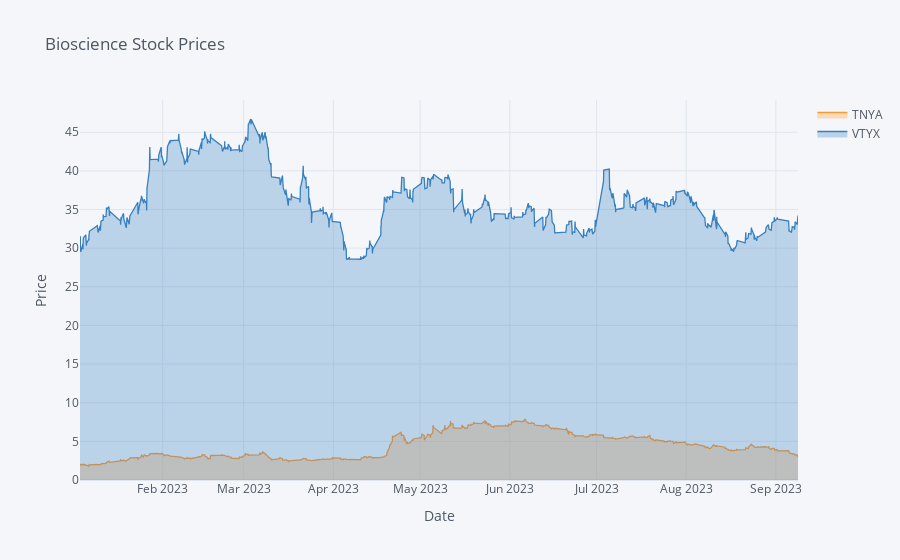

Notebook code cell kept with this figure:
### Code cell
# iplot
nasdaq_bio.loc["2023":, "Close"].iplot(fill=True, xTitle="Date", yTitle="Price", title="Bioscience Stock Prices")

### Figure 1 — Plotly figure (JSON) as saved in the notebook; plotly's stock layout.template omitted (floating-point values rounded to 4 significant figures; data arrays with more than 128 entries replaced by an {"elided": "..."} marker saying what was removed)
{"data": [{"fill": "tozeroy", "fillcolor": "rgba(255, 153, 51, 0.3)", "line": {"color": "rgba(255, 153, 51, 1.0)", "dash": "solid", "shape": "linear", "width": 1.3}, "mode": "lines", "name": "TNYA", "text": "", "type": "scatter", "x": {"elided": "1200 str values"}, "y": {"elided": "1200 float values"}}, {"fill": "tozeroy", "fillcolor": "rgba(55, 128, 191, 0.3)", "line": {"color": "rgba(55, 128, 191, 1.0)", "dash": "solid", "shape": "linear", "width": 1.3}, "mode": "lines", "name": "VTYX", "text": "", "type": "scatter", "x": {"elided": "1200 str values"}, "y": {"elided": "1200 float values"}}], "layout": {"legend": {"bgcolor": "#F5F6F9", "font": {"color": "#4D5663"}}, "paper_bgcolor": "#F5F6F9", "plot_bgcolor": "#F5F6F9", "title": {"font": {"color": "#4D5663"}, "text": "Bioscience Stock Prices"}, "xaxis": {"gridcolor": "#E1E5ED", "showgrid": true, "tickfont": {"color": "#4D5663"}, "title": {"font": {"color": "#4D5663"}, "text": "Date"}, "zerolinecolor": "#E1E5ED"}, "yaxis": {"gridcolor": "#E1E5ED", "showgrid": true, "tickfont": {"color": "#4D5663"}, "title": {"font": {"color": "#4D5663"}, "text": "Price"}, "zerolinecolor": "#E1E5ED"}}}
